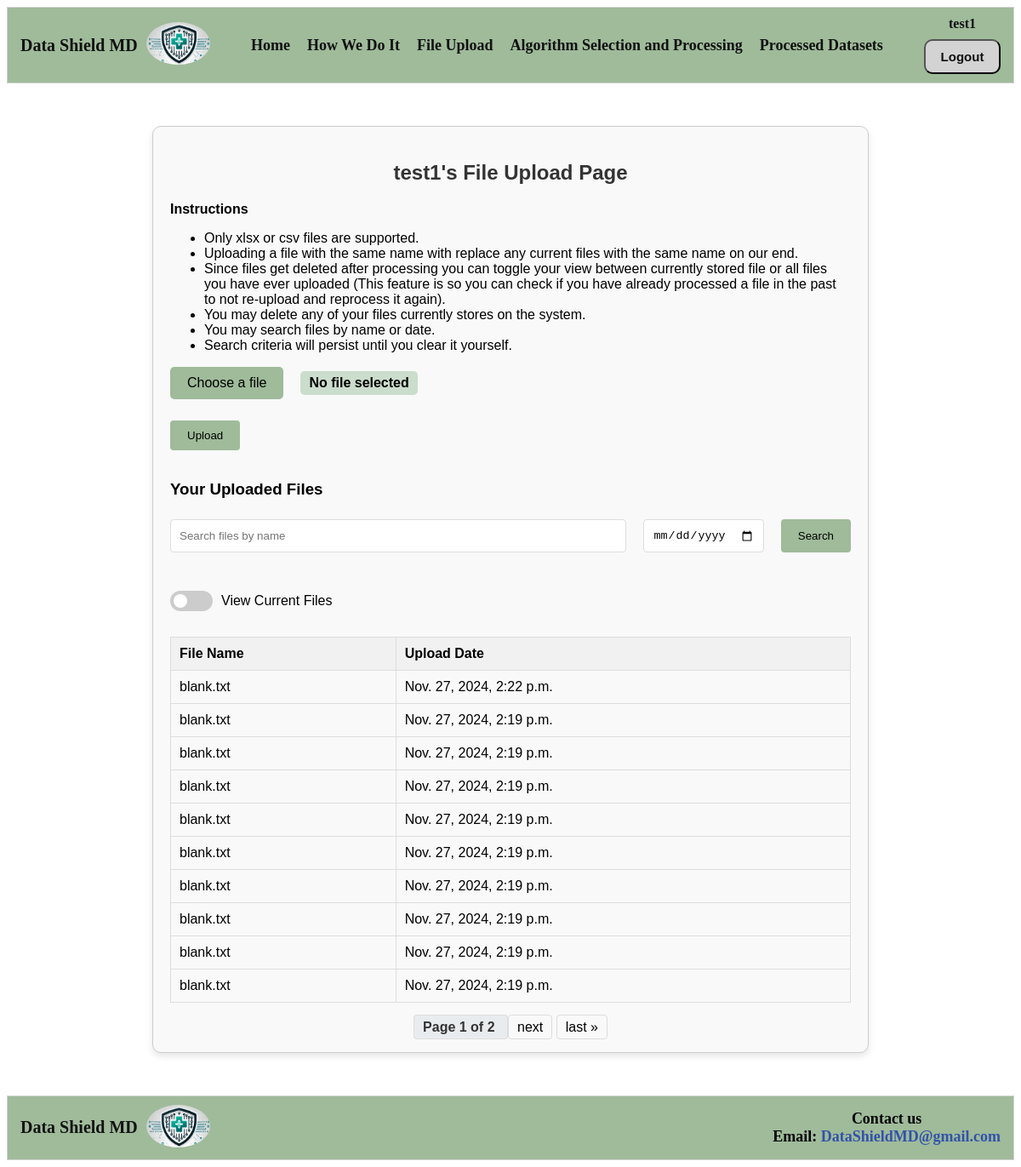
/upload/ (signed in), run on an earlier commit of the app's database.
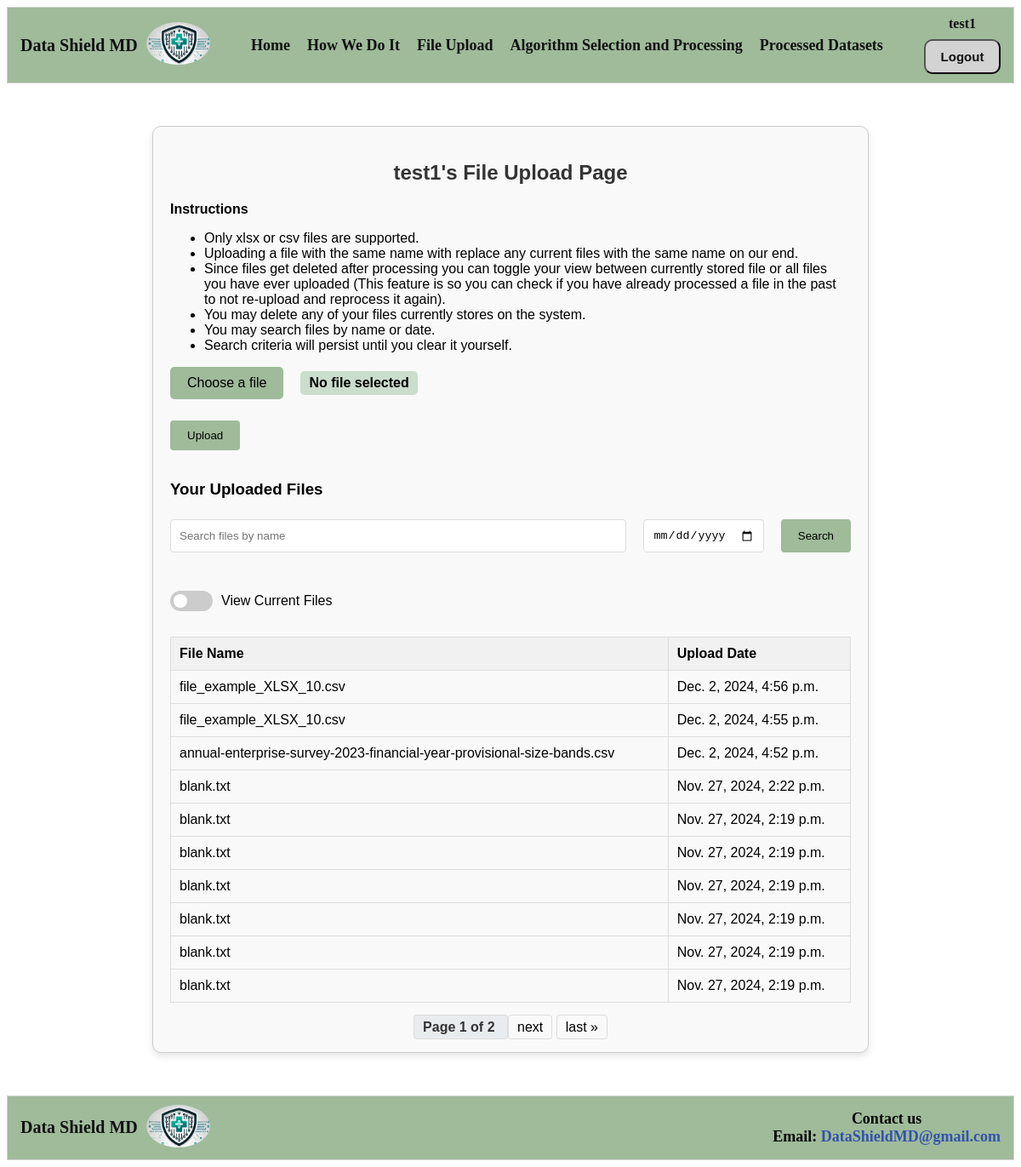
And on a later commit of the database.
### DataShieldMDApp/models.py (models this page shows, shortened)
class Dataset(models.Model):
    user = models.ForeignKey(User, on_delete=models.CASCADE)  # Links to the auth_user table
    filename = models.CharField(max_length=255)  # Original file name
    upload_date = models.DateTimeField(auto_now_add=True)  # Timestamp of upload
    file_path = models.CharField(max_length=255)  # Path to the uploaded file

### DataShieldMDApp/views.py (the view, shortened to what this page needs)
# urls.py: path('upload/', views.upload_file, name='upload_file'),
@login_required
def upload_file(request):
    if request.method == 'POST':
        if 'file' in request.FILES:
            form = FileUploadForm(request.POST, request.FILES)
            if form.is_valid():
                file = form.cleaned_data['file']
                user_dir = os.path.join(settings.MEDIA_ROOT, request.user.username, 'uploads')
                os.makedirs(user_dir, exist_ok=True)
                saved_filename = handle_uploaded_file(file, user_dir)
                Dataset.objects.create(
                    user=request.user,
                    filename=saved_filename,
                    file_path=os.path.join(user_dir, saved_filename)
                )
                messages.success(request, f"{file} was successfully uploaded!")
                return redirect('upload_file')  # Refresh the page
            else:
                messages.error(request, "Something went wrong uploading your file. Please try again.")
        if 'delete_file' in request.POST:
            file_to_delete = request.POST.get('delete_file')
            user_dir = os.path.join(settings.MEDIA_ROOT, request.user.username, 'uploads')
            file_path = os.path.join(user_dir, file_to_delete)
            if os.path.exists(file_path):
                os.remove(file_path)  # Delete the file from the directory
            return redirect('upload_file')  # Refresh the page
    else:
        form = FileUploadForm()
    search_query = request.GET.get('search', '')
    search_date = request.GET.get('search_date', '')
    view_mode = request.GET.get('view_mode', '')
    uploaded_files = Dataset.objects.filter(user=request.user).order_by('-upload_date')
    if search_query:
        uploaded_files = uploaded_files.filter(filename__icontains=search_query)
    if search_date:
        try:
            search_date_obj = datetime.strptime(search_date, '%Y-%m-%d')
            uploaded_files = uploaded_files.filter(upload_date__date=search_date_obj.date())
        except ValueError:
            pass  # Ignore invalid date inputs
    paginator = Paginator(uploaded_files, 10)
    page_number = request.GET.get('page')
    page_obj = paginator.get_page(page_number)
    return render(request, 'file_upload.html', {
        'form': form,
        'page_obj': page_obj,
        'search_query': search_query,
        'search_date': search_date,
        'view_mode': view_mode,
    })

### DataShieldMDApp/forms.py (shortened to what this page needs)
class FileUploadForm(forms.Form):
    file = forms.FileField(label="Select a file")

### DataShieldMDApp/templates/file_upload.html (shortened to what this page needs)
{% extends 'partials/base.html' %}
{% block content %}
<div class="file-upload-container">
    <h2>{{ user.username }}'s File Upload Page</h2>
    <p><b>Instructions</b></p>
    <ul>
        <li>Only xlsx or csv files are supported.</li>
        <li>Uploading a file with the same name with replace any current files with the same name on our end.</li>
        <li>Since files get deleted after processing you can toggle your view between currently stored file or all files you have ever uploaded (This feature is so you can check if you have already processed a file in the past to not re-upload and reprocess it again).</li>
        <li>You may delete any of your files currently stores on the system.</li>
        <li>You may search files by name or date.</li>
        <li>Search criteria will persist until you clear it yourself.</li>
    </ul>
    <form method="post" enctype="multipart/form-data">
        <div class="file-upload">
            <label for="file-input" class="file-label">Choose a file</label>
            <span id="file-name">No file selected</span>
        </div>
        <button type="submit" class="btn">Upload</button>
    </form>
    <h3>Your Uploaded Files</h3>
    <form method="get" class="search-form">
        <div class="search-row">
            <input type="text" name="search" placeholder="Search files by name" value="{{ request.GET.search }}">
            <input type="date" name="search_date" placeholder="Search by date" value="{{ request.GET.search_date }}">
            <button type="submit" class="btn">Search</button>
        </div>
        <div class="toggle-switch">
            <label class="switch">
                <span class="slider"></span>
            </label>
            <span>View Current Files</span>
        </div>
    </form>
    <table>
        <thead>
            <tr>
                <th>File Name</th>
                <th>Upload Date</th>
            </tr>
        </thead>
        <tbody>
            {% for file in page_obj.object_list %}
            <tr>
                <td>{{ file.filename }}</td>
                <td>{{ file.upload_date }}</td>
            </tr>
            {% empty %}
            <tr>
                <td colspan="{% if view_mode == 'current' %}3{% else %}2{% endif %}" class="empty">No files found</td>
            </tr>
            {% endfor %}
        </tbody>
    </table>
    <div class="pagination">
        <span class="step-links">
            <span class="current">
                Page {{ page_obj.number }} of {{ page_obj.paginator.num_pages }}
            </span>
            {% if page_obj.has_next %}
                <a href="?page={{ page_obj.next_page_number }}{% if search_query %}&search={{ search_query }}{% endif %}">next</a>
                <a href="?page={{ page_obj.paginator.num_pages }}{% if search_query %}&search={{ search_query }}{% endif %}">last &raquo;</a>
            {% endif %}
        </span>
    </div>
</div>
{% endblock %}

What changed in the data, as far as the page shows it:
no longer on this page (row unchanged): Dataset: filename "blank.txt", upload_date "Nov. 27, 2024, 2:19 p.m."
no longer on this page (row unchanged): Dataset: filename "blank.txt", upload_date "Nov. 27, 2024, 2:19 p.m."
no longer on this page (row unchanged): Dataset: filename "blank.txt", upload_date "Nov. 27, 2024, 2:19 p.m."
added Dataset: filename "file_example_XLSX_10.csv", upload_date "Dec. 2, 2024, 4:56 p.m."
added Dataset: filename "file_example_XLSX_10.csv", upload_date "Dec. 2, 2024, 4:55 p.m."
added Dataset: filename "annual-enterprise-survey-2023-financial-year-provisional-size-bands.csv", upload_date "Dec. 2, 2024, 4:52 p.m."
